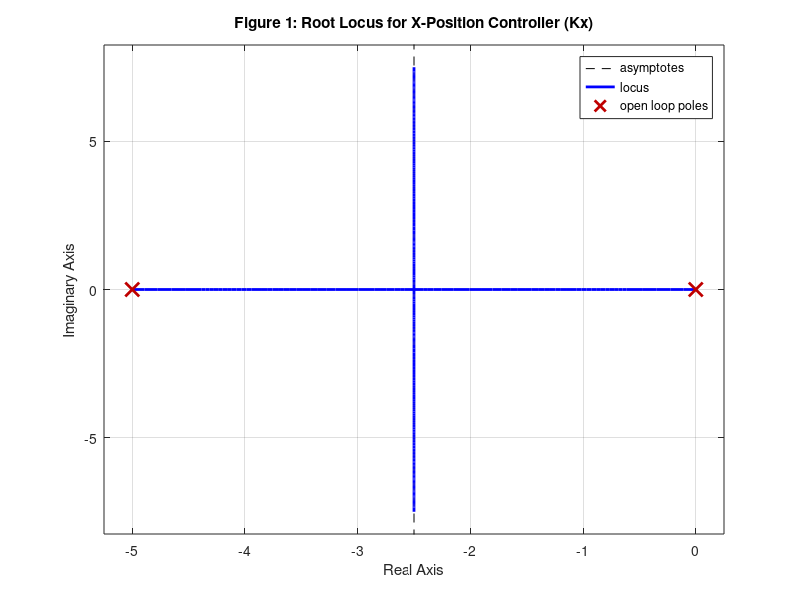

Write the MATLAB code that produced this figure. (Note: this script raises an error after producing the figure.)


%
% Project01
% EML 4312
% Rick Lind
%

%--------------------------------------------------------------------
%   Define parameters for simulation
%--------------------------------------------------------------------


%
% Define time vector
%
Tstep = 0.01;                         % define time step 
Tstop = 5.0;                         % define time to stop
t = [0:Tstep:Tstop]';                % define time vector

%
% Define commands
%
Xcommand = zeros(1,length(t));       % initialize command to be 0
Xcommand(2/Tstep:length(t)) = 22;    % step command starts at 2 seconds
Ycommand = zeros(1,length(t));       % initialize command to be 0
Ycommand(4/Tstep:length(t)) = 12;    % step command starts at 4 seconds

%
% Velocity
%
Vo = 70*1.467;                        % velocity is 70 mph (convert to fps)


%--------------------------------------------------------------
% Make the x-position autopilot
%--------------------------------------------------------------

%
% Define the plant model
%
P = tf(5,[1 5 0]);                    % plant is P

%
% Make a root locus for Kx
%
figure(1)                             % open new figure
rlocus(P)                             % plot root locus
title('Figure 1: Root Locus for X-Position Controller (Kx)')
xlabel('Real Axis')
ylabel('Imaginary Axis')
grid on

%
% STUDENT : Choose control gains
%
Kp = 1.5;                           % proportional controller
Ki = 0.000;                           % integral controller
Kd = 0.15;                           % derivative controller

%   
% Define PID controller
%
KP = Kp;                              % define proportional controller
KD = tf([Kd 0],[1]);                  % define derivative controller
KI = tf([Ki],[1 0]);                  % define integral controller
Kx = parallel(KP,KI);                 % define PI 
Kx = parallel(Kx,KD);                 % define PID

%
% Make the closed-loop system
%
PK = series(Kx,P);                    % loop gain
S = feedback(PK,1);                   % close the loop

%
% Command increase of 22 feet
%
figure(2)                             % open new figure
opt = stepDataOptions;                % define options for step command
opt.StepAmplitude = 22;               % change magnitude to 22
x = step(S,t,opt);                    % compute step response
plot(t,x);                            % plot data
title('Figure 2: X-Position Step Response (22 ft command at t=2s)')
xlabel('Time (seconds)')
ylabel('X Position (feet)')
grid on

%
% Save the system                      
%
Xsystem = S;                          % rename as Xsystem



%--------------------------------------------------------------
% Make the y-position autopilot
%--------------------------------------------------------------


%
% Make the y-position autopilot
%
P = tf(100,[1 100]);                  % plant is P CHANGED THE PLANT 
I = tf(Vo,[1 0]);                     % integrator is I

%
% Make a root locus for Kphi
%
figure(3)                             % open new figure
rlocus(P);                            % plot root locus
title('Figure 3: Root Locus for Turn Angle Controller (Kphi)')
xlabel('Real Axis')
ylabel('Imaginary Axis')
grid on

%
% STUDENT : Choose control gains
%
Kp = -0.982;                           % proportional controller
Ki = 0.0;                             % integral controller
Kd = 0.0;                             % derivative controller


%
% Define PID controller
%
KP = Kp;                              % define proportional controller
KD = tf([Kd 0],[1]);                  % define derivative controller
KI = tf([Ki],[1 0]);                  % define integral controller
Kphi = parallel(KP,KI);               % define PI
Kphi = parallel(Kphi,KD);             % define PID

%
% Make closed-loop system with Kphi
%
PK = series(Kphi,P);                   % loop gain
T = feedback(PK,1);                    % close the lop with Kphi

%
% Plot step response to turn angle
%
figure(4)                              % open new figure
step(T)                                % plot step response
title('Figure 4: Turn Angle (Phi) Step Response')
xlabel('Time (seconds)')
ylabel('Turn Angle (radians)')
grid on

%
% Include integrator to convert velocity to position
%
TI = series(T,I);                      % include integrator with loop gain

%
% Make root locus for Ky
%
figure(5)                              % open new figure
rlocus(TI)                             % plot root locus
title('Figure 5: Root Locus for Y-Position Controller (Ky) with Integrator')
xlabel('Real Axis')
ylabel('Imaginary Axis')
grid on

%
% STUDENT : Choose a control gain
%
Kp = -.0001;                          % proportional controller
Ki = 0.0;                             % integral controller
Kd = 0.0;                             % derivative controller

%
% Define PID controller
%
KP = Kp;                               % define proportional controller
KD = tf([Kd 0],[1]);                   % define derivative controller
KI = tf([Ki],[1 0]);                   % define integral controller
Ky = parallel(KP,KI);                  % define PI
Ky = parallel(Ky,KD);                  % define PID

%
% Make closed-loop system with Ky
%
TK = series(Ky,TI);                    % include Ky with loop gain
S = feedback(TK,1);                    % close the loop with Ky

%
% Command increase of 12 feet
%
figure(6)                              % open new figure
opt = stepDataOptions;                 % variables for step command
opt.StepAmplitude = 12;                % set magnitude to 12
z = step(S,t,opt);                     % compute step esponse

%
% Plot response
%
% We would not start the lane change until after x acceleration
%   so delay the step response in y for 2 second
%
for i=1:length(t)
    if i <= 200
        y(i)=0;
    else
        y(i)=z(i-200);
    end
end
plot(t,y);
title('Figure 6: Y-Position Step Response (12 ft command at t=4s)')
xlabel('Time (seconds)')
ylabel('Y Position (feet)')
grid on

%
% Save the system
%
Ysystem = S;

%--------------------------------------------------------------------
%   Make movie of car driving
%--------------------------------------------------------------------
[M,t,Xus,Yus,Xother1,Yother1,Xother2,Yother2] = ...
        project01_movie(Xsystem,Ysystem);


%
% Play the movie
% movie(M,1,5)



